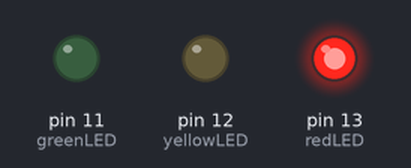
A sketch run on a simulated Arduino Uno, built with avr-gcc and run on an emulated ATmega328P. Parts: output pins drawn as LEDs (lit = HIGH).

Above: at 2.5 s.
At 8.0 s:
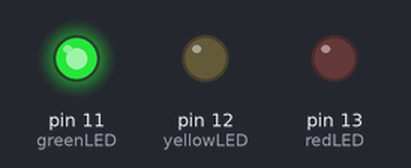
At 11.7 s:
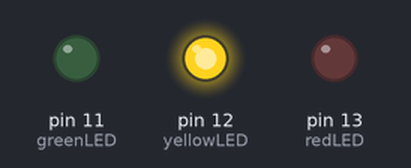
Timing chart, 0 to 16.3 s (numbered marks = the images above):
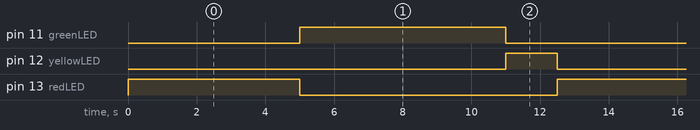

Measured:
- by itself, pin 11 (greenLED): alternates HIGH for 6.0 s and LOW for 6.5 s
- by itself, pin 12 (yellowLED): alternates HIGH for 1.5 s and LOW for 11.0 s
- by itself, pin 13 (redLED): alternates HIGH for 5.0 s and LOW for 7.5 s

The sketch:

traffic_light_simulator1_1_.ino
```cpp
// C++ code
//

const int redLED = 13;
const int yellowLED = 12;
const int greenLED = 11;

void setup()
{
  pinMode(redLED, OUTPUT);
  pinMode(yellowLED, OUTPUT);
  pinMode(greenLED, OUTPUT);
}

void loop()
{
  digitalWrite(redLED, HIGH);
  digitalWrite(yellowLED, LOW);
  digitalWrite(greenLED, LOW);
  delay(5000);

  digitalWrite(redLED, LOW);
  digitalWrite(yellowLED, LOW);
  digitalWrite(greenLED, HIGH);
  delay(6000);

  digitalWrite(redLED, LOW);
  digitalWrite(yellowLED, HIGH);
  digitalWrite(greenLED, LOW);
  delay(1500);
}
```
